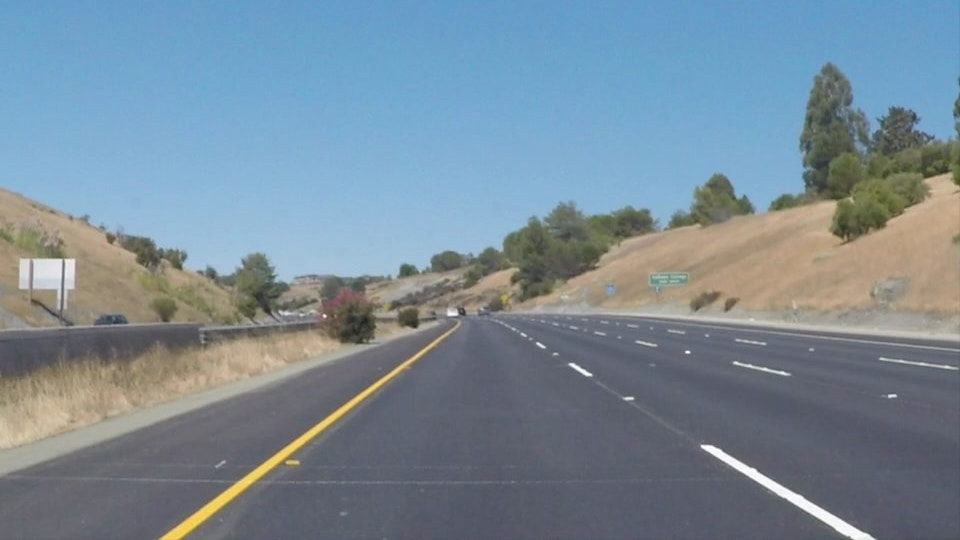
#> input picture writeup_images/solidYellowCurve2.jpg, 960 x 540 px; its folder holds only this picture in this run
$ python -i process.py   (imports and definitions only)
#> lines starting #> are read from the running program, lines starting #| are printed output that depends on the picture; after the words box and inside, x2 and y2 are one past the last pixel; in counts of white or black regions, pixels touching at a corner belong together
#> further down, picture is the input picture: shape (540, 960, 3); mean B, G, R 151.5, 138.6, 120.7
#importing some useful packages
#import matplotlib.pyplot as plt
#import matplotlib.image as mpimg
import numpy as np
import cv2
import uuid
import traceback
import os
# Import everything needed to edit/save/watch video clips
from moviepy.video.io.VideoFileClip import VideoFileClip
import math
from app.setting import Setting
from functools import partial

previous_lanes = None

def removeNonYellowAndWhite(img):
    hsv = cv2.cvtColor(img, cv2.COLOR_BGR2HSV)
#> hsv: shape (540, 960, 3); mean H, S, V 86.9, 66.5, 159.6
    lower_yellow = np.array([75, 0, 0])
    upper_yellow = np.array([115, 255, 255])
    lower_white = np.array([0, 0, 230], dtype=np.uint8)
    upper_white = np.array([180, 25, 255], dtype=np.uint8)

    kernel = np.ones((9, 9), np.uint8)

    # Threshold the HSV image to get only yellow colors
    mask_yellow = cv2.inRange(hsv, lower_yellow, upper_yellow)
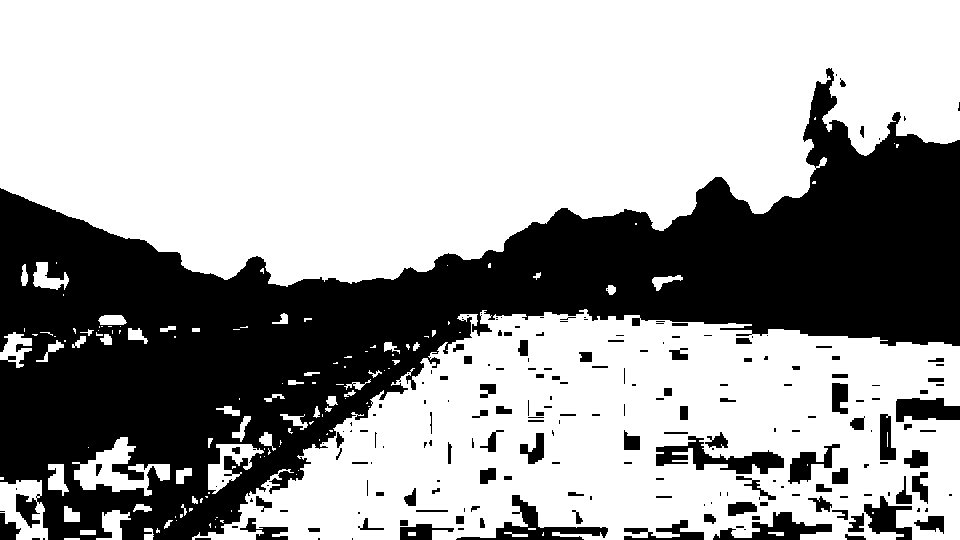
#> mask_yellow: shape (540, 960); 65% white; 208 black regions (114 under 20 px), largest, box (x1, y1, x2, y2) and area: (0, 68, 960, 540) 161948, (656, 436, 784, 474) 1930, (456, 495, 608, 540) 1722
    mask_white = cv2.inRange(hsv, lower_white, upper_white)
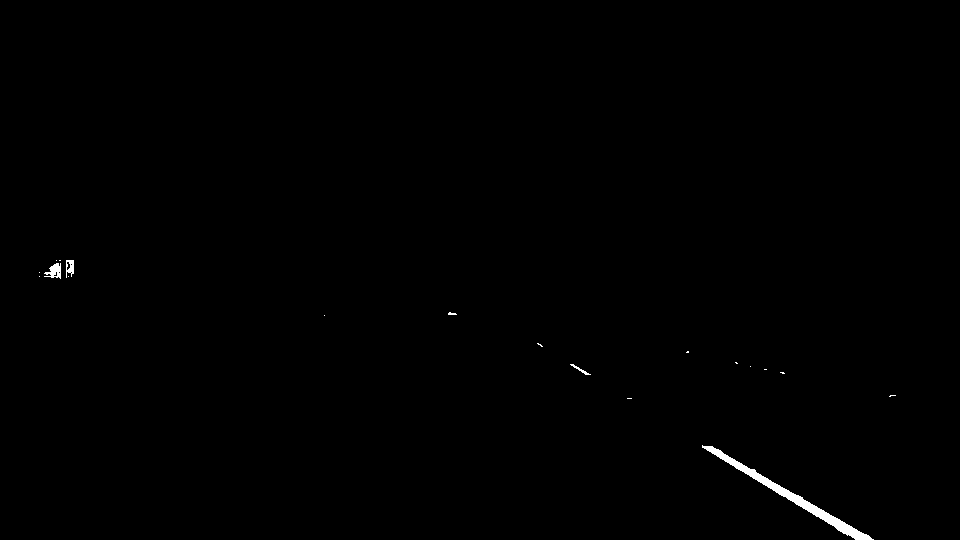
#> mask_white: shape (540, 960); 0.36% white; 19 white regions (15 under 20 px), largest, box (x1, y1, x2, y2) and area: (702, 445, 874, 540) 1477, (44, 263, 61, 279) 156, (66, 260, 74, 278) 96, (570, 364, 591, 375) 51

    mask = cv2.bitwise_or(mask_yellow, mask_white)
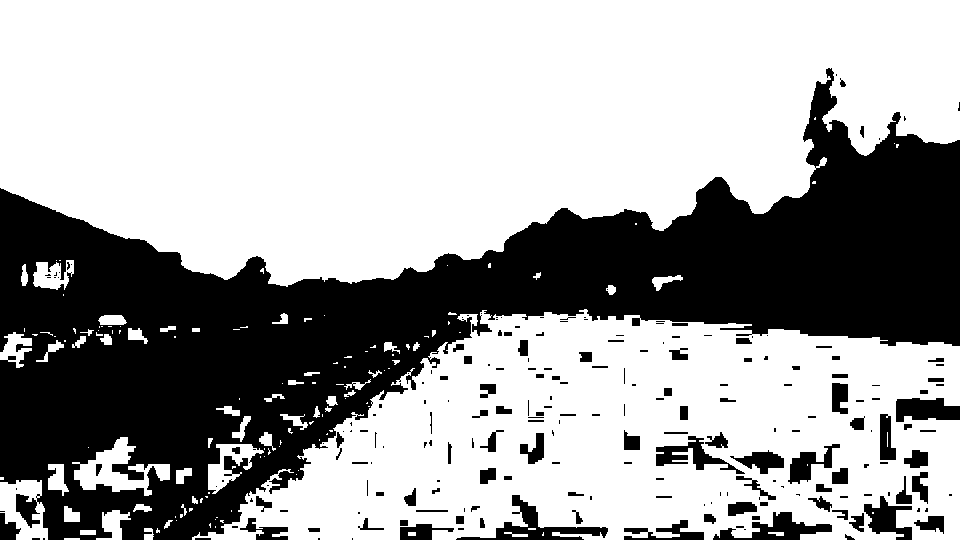
#> mask: shape (540, 960); 65.2% white; 216 black regions (121 under 20 px), largest, box (x1, y1, x2, y2) and area: (0, 68, 960, 540) 161647, (456, 495, 608, 540) 1722, (713, 512, 832, 540) 1387
    mask = cv2.dilate(mask, kernel, iterations=1)
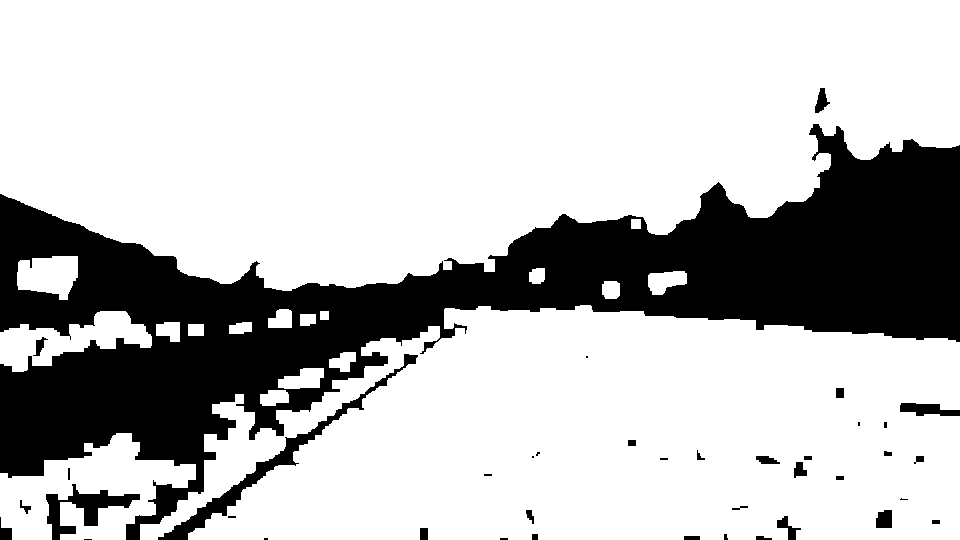
#> mask: shape (540, 960); 74.9% white; 40 black regions (12 under 20 px), largest, box (x1, y1, x2, y2) and area: (0, 124, 960, 540) 122446, (158, 354, 418, 540) 3056, (46, 484, 140, 540) 1774

    res = cv2.bitwise_and(img, img, mask=mask)
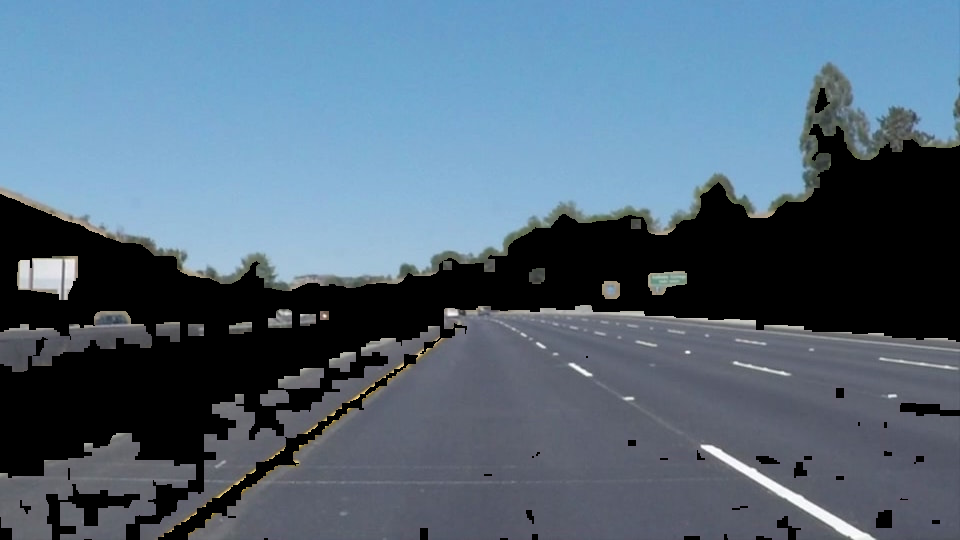
#> res: shape (540, 960, 3); mean B, G, R 122.1, 104.4, 84

    return res

# [27 lines left out: functions color_filtering, grayscale, not called in this run]
    # Or use BGR2GRAY if you read an image with cv2.imread()
    # return cv2.cvtColor(img, cv2.COLOR_BGR2GRAY)


def canny(img, low_threshold, high_threshold):
    """Applies the Canny transform"""
    return cv2.Canny(img, low_threshold, high_threshold)


# [4 lines left out: function adoptive_canny, not called in this run]


def gaussian_blur(img, kernel_size):
    """Applies a Gaussian Noise kernel"""
    return cv2.GaussianBlur(img, (kernel_size, kernel_size), 0)


# [181 lines left out: functions region_of_interest, draw_lines, line_averaging, filter_non_lane_lines, hough_lines, draw_lane and 3 more, not called in this run]


def gray_to_color(img):
    result = cv2.cvtColor(img, cv2.COLOR_GRAY2RGB)
    return result


# [159 lines left out: functions equalizeIntensity, prob, pipeline, process_image, process_video, not called in this run]

>>> import cv2
>>> picture = cv2.imread('../../writeup_images/solidYellowCurve2.jpg')
>>> result = removeNonYellowAndWhite(picture)
